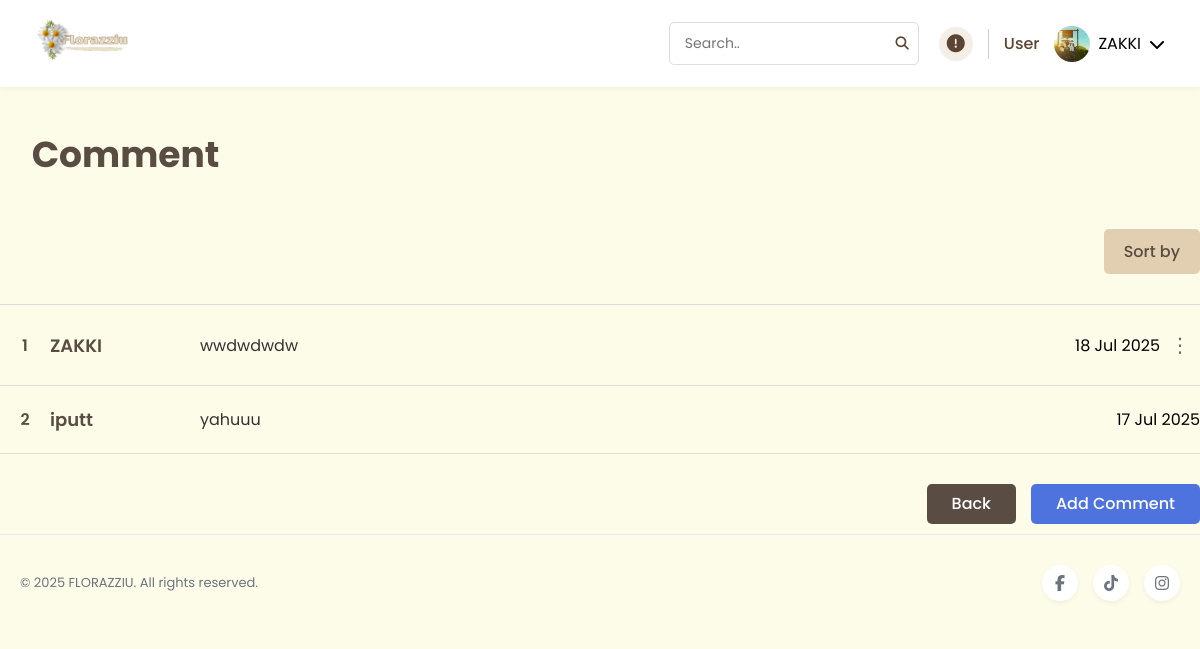
/flower_shop/products/comments.php?id=16 (signed in), run on the app's committed database.
### tables this page shows
CREATE TABLE `comments` (
  `id` int(11) NOT NULL,
  `product_id` int(11) NOT NULL,
  `user_id` int(11) NOT NULL,
  `comment` text NOT NULL,
  `rating` tinyint(1) DEFAULT NULL,
  `created_at` timestamp NOT NULL DEFAULT current_timestamp(),
  `updated_at` timestamp NOT NULL DEFAULT current_timestamp() ON UPDATE current_timestamp(),
  `username` varchar(255) NOT NULL
);

CREATE TABLE `users` (
  `id` int(11) NOT NULL,
  `username` varchar(50) NOT NULL,
  `password` varchar(255) NOT NULL,
  `email` varchar(100) NOT NULL,
  `full_name` varchar(100) DEFAULT NULL,
  `profile_picture` varchar(255) DEFAULT NULL,
  `created_at` timestamp NOT NULL DEFAULT current_timestamp(),
  `updated_at` timestamp NOT NULL DEFAULT current_timestamp() ON UPDATE current_timestamp(),
  `role` enum('user','admin') DEFAULT 'user',
  `is_verified` tinyint(1) DEFAULT 0
);

### flower_shop/products/comments.php (the view, shortened to what this page needs)
<?php
include '../includes/header.php';
require '../config/database.php';
$product_id = $_GET['id'] ?? 0;
$sort = $_GET['sort'] ?? 'newest';
$orderBy = match($sort) {
    'a-z' => 'users.username ASC',
    'z-a' => 'users.username DESC',
    'oldest' => 'comments.created_at ASC',
    default => 'comments.created_at DESC'
};
$stmt = $pdo->prepare("
    SELECT comments.*, users.username
    FROM comments
    JOIN users ON comments.user_id = users.id
    WHERE comments.product_id = ?
    ORDER BY $orderBy
");
$stmt->execute([$product_id]);
$comments = $stmt->fetchAll(PDO::FETCH_ASSOC);
?>
<main>
    <div class="container">
        <h1 class="comments-title">Comment</h1> <div class="comments-filter">
            <div class="filter-dropdown">
                <button class="filter-btn">Sort by</button>
            </div>
        </div>
        <div class="comments-table">
            <?php if (!empty($comments)): ?>
                <?php foreach ($comments as $index => $comment): ?>
                    <div class="comment-item">
                        <div class="comment-number"><?= $index + 1 ?></div>
                        <div class="comment-user"><?= htmlspecialchars($comment['username']) ?></div>
                        <div class="comment-text"><?= htmlspecialchars($comment['comment']) ?></div>
                        <div class="comment-date"><?= date('d M Y', strtotime($comment['created_at'])) ?></div>
                        <?php if (isset($_SESSION['user_id']) && $_SESSION['user_id'] == $comment['user_id']): ?>
                            <div class="comment-actions">
                                <div class="dropdown">
                                    <button class="dots-btn">⋮</button>
                                </div>
                            </div>
                        <?php endif; ?>
                    </div>
                <?php endforeach; ?>
            <?php else: ?>
                <div class="no-comments">Belum ada komentar.</div> <?php endif; ?>
        </div>
        <div class="comments-actions">
            <a href="product-detail.php?id=<?= $product_id ?>" class="back-btn">Back</a>
            <a href="add-comment.php?id=<?= $product_id ?>" class="add-comment-btn">Add Comment</a>
        </div>
    </div>
</main>
<?php include '../includes/footer.php'; ?>

### flower_shop/assets/css/style.css (style rules this page uses)
* { margin: 0; padding: 0; box-sizing: border-box; font-family: 'Poppins', sans-serif; }
body { background-color: #FDFCE8; }
.filter-dropdown { position: relative; display: inline-block; }
.filter-btn { background-color: #E2CEB1; color: #584C43; padding: 10px 20px; border: none; border-radius: 5px; cursor: pointer; font-weight: 500; font-size: 16px; transition: all 0.3s ease; }
.comments-title, .add-comment-title { color: #584C43; font-size: 36px; font-weight: 700; margin: 40px 0 30px; text-align: center; }
.comments-title { width: 251px; height: 72px; }
.comments-filter { margin: 0 0 30px; display: flex; justify-content: flex-end; }
.comments-table { margin: 30px 0; border-top: 1px solid #ddd; }
.comment-item { display: flex; padding: 20px 0; border-bottom: 1px solid #ddd; align-items: center; }
.comment-number { width: 50px; font-weight: 600; font-size: 16px; color: #584C43; text-align: center; }
.comment-user { width: 150px; font-weight: 600; font-size: 18px; color: #584C43; }
.comment-text { flex: 1; font-size: 16px; color: #333; }
.comments-actions, .form-actions { display: flex; justify-content: flex-end; gap: 15px; margin: auto; position: relative; }
.back-btn, .cancel-btn, .add-comment-btn, .submit-btn { border-radius: 5px; font-size: 16px; font-weight: 500; line-height: 100%; letter-spacing: 0%; text-decoration: none; cursor: pointer; transition: all 0.3s ease; border: none; display: inline-flex; align-items: center; justify-content: center; padding: 12px 25px; box-sizing: border-box; white-space: nowrap; }
.back-btn, .cancel-btn { background-color: #584C43; color: white; }
.add-comment-btn, .submit-btn { background-color: #4E73DE; color: #FFFFFF; }

### flower_shop/products/comments.php (style rules this page uses)
.comment-actions { position: relative; margin: auto; }
.dots-btn { background: none; border: none; font-size: 20px; cursor: pointer; padding: 5px 10px; color: #666; }
.dots-btn, .filter-btn { cursor: pointer !important; }
.dropdown { position: relative; display: inline-block; }
.dropdown, .filter-dropdown { position: relative !important; display: inline-block !important; }

### data on the page
comments: user.username "ZAKKI", comment "wwdwdwdw", created_at "18 Jul 2025"
comments: user.username "iputt", comment "yahuuu", created_at "17 Jul 2025"

### other printed values
$_SESSION['username'] "ZAKKI"
